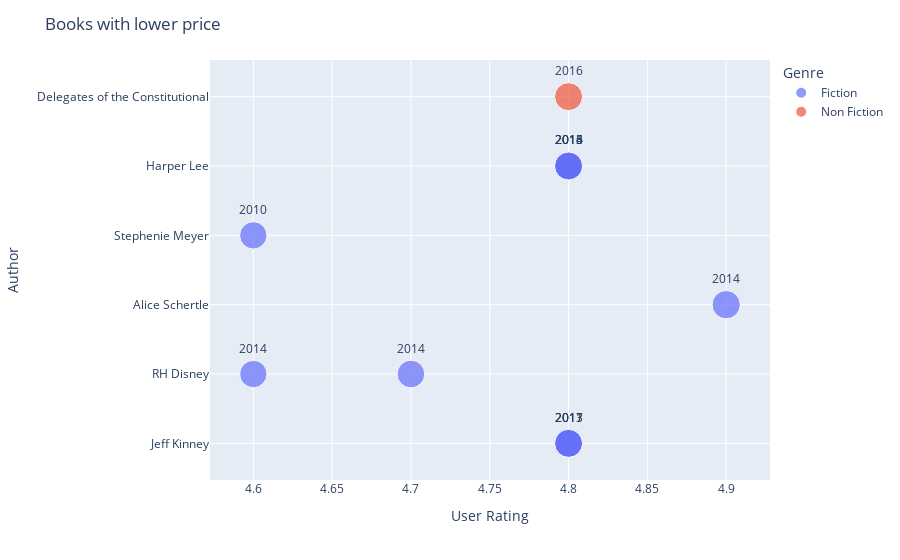

Notebook code cell kept with this figure:
### Code cell
fig = px.scatter(df_cheapsale_author,
          x ='User Rating', 
          y = 'Author', 
          color ='Genre', 
          size= 'User Rating', 
           hover_data=['User Rating'],
           text='Year',
          )

fig.update_traces(textposition='top center')

fig.update_layout(title_text='Books with lower price')

fig.show()

### Figure 1 — Plotly figure (JSON) as saved in the notebook; plotly's stock layout.template omitted (floating-point values rounded to 4 significant figures)
{"data": [{"hovertemplate": "Genre=Fiction<br>User Rating=%{marker.size}<br>Author=%{y}<br>Year=%{text}<extra></extra>", "legendgroup": "Fiction", "marker": {"color": "#636efa", "size": [4.8, 4.8, 4.7, 4.6, 4.9, 4.8, 4.6, 4.8, 4.8, 4.8, 4.8], "sizemode": "area", "sizeref": 0.01225, "symbol": "circle"}, "mode": "markers+text", "name": "Fiction", "orientation": "h", "showlegend": true, "text": ["2011", "2013", "2014", "2014", "2014", "2017", "2010", "2013", "2014", "2015", "2016"], "textposition": "top center", "type": "scatter", "x": [4.8, 4.8, 4.7, 4.6, 4.9, 4.8, 4.6, 4.8, 4.8, 4.8, 4.8], "xaxis": "x", "y": ["Jeff Kinney", "Jeff Kinney", "RH Disney", "RH Disney", "Alice Schertle", "Jeff Kinney", "Stephenie Meyer", "Harper Lee", "Harper Lee", "Harper Lee", "Harper Lee"], "yaxis": "y"}, {"hovertemplate": "Genre=Non Fiction<br>User Rating=%{marker.size}<br>Author=%{y}<br>Year=%{text}<extra></extra>", "legendgroup": "Non Fiction", "marker": {"color": "#EF553B", "size": [4.8], "sizemode": "area", "sizeref": 0.01225, "symbol": "circle"}, "mode": "markers+text", "name": "Non Fiction", "orientation": "h", "showlegend": true, "text": ["2016"], "textposition": "top center", "type": "scatter", "x": [4.8], "xaxis": "x", "y": ["Delegates of the Constitutional"], "yaxis": "y"}], "layout": {"legend": {"itemsizing": "constant", "title": {"text": "Genre"}, "tracegroupgap": 0}, "margin": {"t": 60}, "title": {"text": "Books with lower price"}, "xaxis": {"anchor": "y", "domain": [0, 1], "title": {"text": "User Rating"}}, "yaxis": {"anchor": "x", "domain": [0, 1], "title": {"text": "Author"}}}}
